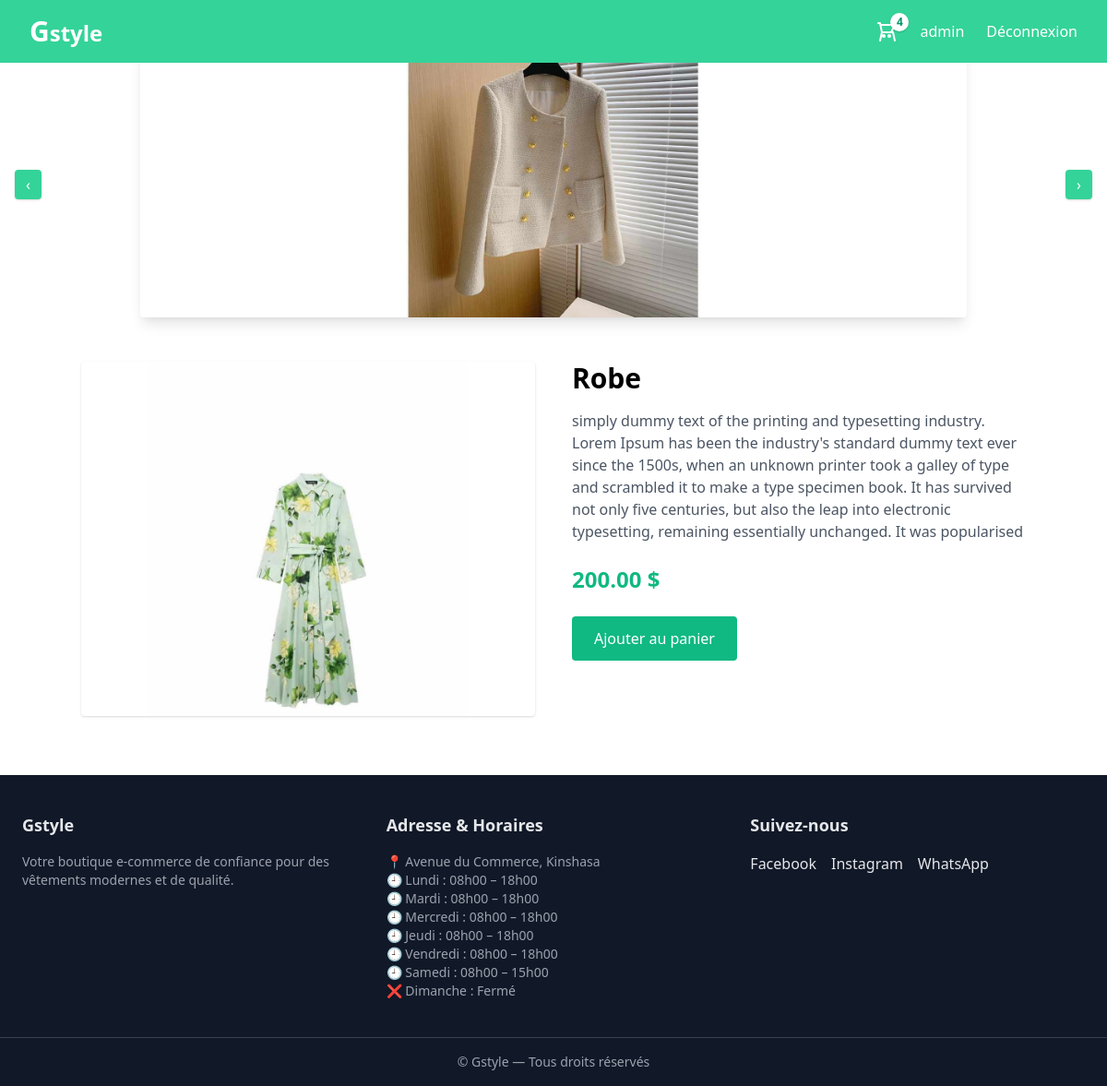
/products/1/ (signed in), run on the app's committed database.
### panier/models.py (models this page shows, shortened)
class Panier(models.Model):
    user = models.ForeignKey(User, on_delete=models.CASCADE, null=True, blank=True)
    date_creation = models.DateTimeField(auto_now_add=True)
    date_modification = models.DateTimeField(auto_now=True)
    def total_items(self):
        return self.lignepanier_set.count()

### products/models.py (models this page shows, shortened)
class Produit(models.Model):
    nom = models.CharField(max_length=200)
    description = models.TextField()
    prix = models.DecimalField(max_digits=10, decimal_places=2)
    image = models.ImageField(upload_to='products/')
    stock = models.PositiveIntegerField(default=0)
    est_populaire = models.BooleanField(default=False)
    categorie = models.ForeignKey(Categorie, on_delete=models.SET_NULL, null=True, blank=True)

### products/views.py (the view)
# urls.py: path('<int:pk>/', views.product_detail, name='detail'),
def product_detail(request, pk):
    product = get_object_or_404(Produit, pk=pk)
    return render(request, 'products/detail_product.html', {
        'product': product
    })

### panier/context_processors.py (called while the page is built)
def panier_context(request):
    if request.user.is_authenticated:
        panier, _ = Panier.objects.get_or_create(user=request.user)
        return {'panier': panier}
    return {'panier': None}

### products/templates/products/detail_product.html
{% extends "base.html" %}
{% block content %}
<div class="max-w-5xl mx-auto grid grid-cols-1 md:grid-cols-2 gap-10">
    <img src="{{ product.image.url }}"
        class="w-full h-96 object-contain bg-white rounded shadow">
    <div>
        <h1 class="text-3xl font-bold mb-4">
            {{ product.nom }}
        </h1>
        <p class="text-gray-600 mb-6">
            {{ product.description }}
        </p>
        <p class="text-2xl font-bold text-green-500 mb-6">
            {{ product.prix }} $
        </p>
        <a href=""
           class="inline-block bg-green-500 text-white px-6 py-3 rounded hover:bg-green-600">
            Ajouter au panier
        </a>
    </div>
</div>
{% endblock %}

### ecommerce/templates/base.html (shortened to what this page needs)
{% load static %}
<!DOCTYPE html>
<html lang="fr">
<head>
    <link href="https://cdn.jsdelivr.net/npm/tailwindcss@2.2.19/dist/tailwind.min.css" rel="stylesheet">
</head>
<body class="bg-white text-black overflow-x-hidden">
<nav class="fixed top-0 left-0 w-full z-50 bg-green-400 px-8 py-4 flex justify-between items-center">
    <a href="{% url 'home' %}" class="text-white text-2xl font-bold">
        <span class="text-3xl">G</span>style
    </a>
    <div class="flex items-center gap-6">
        <a href="{% url 'cart' %}" class="relative flex items-center text-white font-medium">
            <svg xmlns="http://www.w3.org/2000/svg" class="w-6 h-6" fill="none"
                viewBox="0 0 24 24" stroke="currentColor">
                <path stroke-linecap="round" stroke-linejoin="round" stroke-width="2"
                    d="M3 3h2l.4 2M7 13h10l4-8H5.4M7 13L5.4 5M7 13l-2 9m14-9l2 9m-5-5a1 1 0 11-2 0 1 1 0 012 0zm-6 0a1 1 0 11-2 0 1 1 0 012 0z" />
            </svg>
            <span
                class="absolute -top-2 -right-3
        flex items-center justify-center
        w-5 h-5
        bg-white text-green-600
        text-xs font-bold
        rounded-full
        shadow">
                {{ panier.total_items|default:0 }}
            </span>
        </a>
        {% if request.user.is_authenticated %}
            <span class="text-white">{{ request.user.username }}</span>
            <a href="{% url 'logout' %}" class="text-white hover:text-gray-500">Déconnexion</a>
        {% else %}
            <a href="{% url 'login' %}" class="text-white hover:underline">Connexion</a>
            <a href="{% url 'register' %}" class="text-white hover:underline">Inscription</a>
        {% endif %}
    </div>
</nav>
<div
    x-data="{
        current: 0,
        images: [
            '{% static "images/prod1.jpg" %}',
            '{% static "images/prod2.jpg" %}',
            '{% static "images/prod3.jpg" %}'
        ]
    }"
    x-init="setInterval(() => current = (current + 1) % images.length, 3000)"
    class="relative w-full bg-white flex items-center justify-center py-6"
>
    <div class="relative w-full max-w-4xl h-80 overflow-hidden mx-auto rounded shadow-lg">
    <template x-for="(img, index) in images" :key="index">
        <img
            x-show="current === index"
            x-transition:enter="transition ease-out duration-700"
            x-transition:enter-start="opacity-0 scale-105"
            x-transition:enter-end="opacity-100 scale-100"
            x-transition:leave="transition ease-in duration-500"
            x-transition:leave-start="opacity-100 scale-100"
            x-transition:leave-end="opacity-0 scale-95"
            :src="img"
            class="absolute inset-0 w-full h-full object-contain bg-white"
            alt="Produit"
        >
    </template>
</div>
    <button
        @click="current = current === 0 ? images.length - 1 : current - 1"
        class="absolute left-4 top-1/2 -translate-y-1/2 bg-green-400 text-white px-3 py-1 rounded shadow">
        ‹
    </button>
    <button
        @click="current = current === images.length - 1 ? 0 : current + 1"
        class="absolute right-4 top-1/2 -translate-y-1/2 bg-green-400 text-white px-3 py-1 rounded shadow">
        ›
    </button>
</div>
<div class="p-6">
    {% block content %}{% endblock %}
</div>
<footer class="bg-gray-900 text-gray-200 mt-10">
    <div class="max-w-7xl mx-auto px-6 py-10 grid grid-cols-1 md:grid-cols-3 gap-8">
        <div>
            <h3 class="text-lg font-semibold mb-4">Gstyle</h3>
            <p class="text-sm text-gray-400">
                Votre boutique e-commerce de confiance pour des vêtements modernes
                et de qualité.
            </p>
        </div>
        <div>
            <h3 class="text-lg font-semibold mb-4">Adresse & Horaires</h3>
            <p class="text-sm text-gray-400">
                📍 Avenue du Commerce, Kinshasa<br>
                🕘 Lundi : 08h00 – 18h00<br>
                🕘 Mardi : 08h00 – 18h00<br>
                🕘 Mercredi : 08h00 – 18h00<br>
                🕘 Jeudi : 08h00 – 18h00<br>
                🕘 Vendredi : 08h00 – 18h00<br>
                🕘 Samedi : 08h00 – 15h00<br>
                ❌ Dimanche : Fermé
            </p>
        </div>
        <div>
            <h3 class="text-lg font-semibold mb-4">Suivez-nous</h3>
            <div class="flex space-x-4">
                <a href="#" class="hover:text-green-400 transition">Facebook</a>
                <a href="#" class="hover:text-green-400 transition">Instagram</a>
                <a href="#" class="hover:text-green-400 transition">WhatsApp</a>
            </div>
        </div>
    </div>
    <div class="border-t border-gray-700 text-center py-4 text-sm text-gray-400">
        © {{ now|date:"Y" }} Gstyle — Tous droits réservés
    </div>
</footer>
</body>
</html>

### data on the page
Panier: total_items "4"
Produit: image (picture), nom "Robe", description "simply dummy text of the printing and typesetting industry. Lorem Ipsum has been the industry's standard dummy text ever since the 1500s, when an unknown printer took a galley of type and scrambled it to make a type specimen book. It has survived not only five centuries, but also the leap into electronic typesetting, remaining essentially unchanged. It was popularised", prix "200.00"

### other printed values
{{ request.user.username }} "admin"
